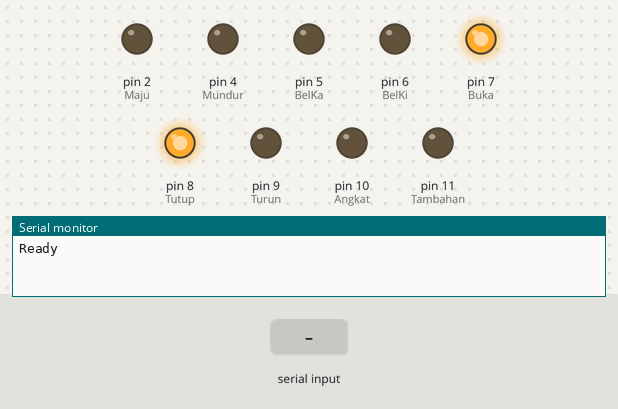
The sketch below on a simulated Arduino Uno, built with avr-gcc and run on an emulated ATmega328P. Parts: output pins drawn as LEDs (lit = HIGH), the last lines printed to the serial monitor. The inputs (shaded band) are chosen by the test bench.

Above: at 1.2 s.
1.3 s: "kotakPress" received over the second serial link
At 2.5 s:
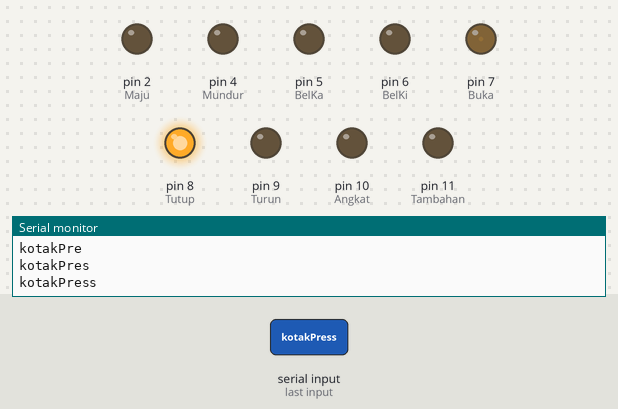
2.8 s: "atasPress" received over Serial
Timing chart, 0 to 12.8 s (numbered marks = the images above; inputs shaded):
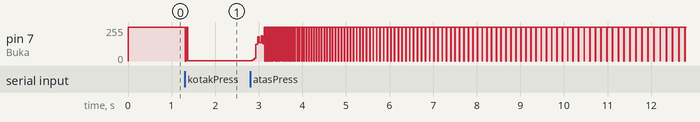

The sketch:

Transpoter_mode_case.ino
```cpp
#include <SoftwareSerial.h>
SoftwareSerial data(A0,A1); //RX, TX

#define Maju 2
#define Mundur 4
#define BelKa 5
#define BelKi 6
#define Buka 7
#define Tutup 8
#define Turun 9
#define Angkat 10
#define Tambahan 11
#define LSwitch 12

char dataread = '0';
char datalast;
String parsing;
String dataString;
boolean limits = 1;
unsigned long waktuS;
unsigned long waktuL1 = 0;
unsigned long waktuL2 = 0;
unsigned long waktuL3 = 0;

void setup() {
  pinMode(Maju, OUTPUT);
  pinMode(Mundur, OUTPUT);
  pinMode(BelKa, OUTPUT);
  pinMode(BelKi, OUTPUT);
  pinMode(Buka, OUTPUT);
  pinMode(Tutup, OUTPUT);
  pinMode(Turun, OUTPUT);
  pinMode(Angkat, OUTPUT);
  pinMode(Tambahan, OUTPUT);
  pinMode(LSwitch, INPUT_PULLUP);
  Serial.begin(9600);
  data.begin(9600);
  Serial.println("Ready");
  digitalWrite(Buka, 1);
  digitalWrite(Tutup, 1);
}

void loop(){
  waktuS = millis();
  if(waktuS - waktuL1 > 1){
    if(Serial.available() || data.available()){
      //dataread = Serial.read();
      //parsing = String(dataread)+ parsing;
      //Serial.println(dataread);
      datalast = data.read();
      parsing = parsing + String(datalast);
      Serial.println(parsing);
    }
    if (parsing == "atasPress"){
      dataread = 'a';
    }
    else if (parsing == "bawahPress"){
      dataread = 'b';
    }
    else if (parsing == "kananPress"){
      dataread = 'c';
    }
    else if (parsing == "kiriPress"){
      dataread = 'd';
    }
    else if (parsing == "kotakPress"){
      dataread = 'e';
    }
    else if (parsing == "segitigaPress"){
      dataread = 'f';
    }
    else if (parsing == "xPress"){
      dataread = 'g';
    }
    else if (parsing == "bunderPress"){
      dataread = 'h';
    }
    if (parsing == "atasPressatasRelease"
    || parsing == "bawahPressbawahRelease"
    || parsing == "kananPresskananRelease"
    || parsing == "kiriPresskiriRelease"
    || parsing == "kotakPresskotakRelease"
    || parsing == "segitigaPresssegitigaRelease"
    || parsing == "xPressxRelease"
    || parsing == "bunderPressbunderRelease"){
      dataread = '0';
      parsing = "";
    }
  }
  if(waktuS - waktuL2 > 1){
    waktuL2 = waktuS;
    switch (dataread){
      case 'a':
        digitalWrite(Maju, 1);
        break;
      case 'b':
        digitalWrite(Mundur, 1);
        break;
      case 'c':
        digitalWrite(BelKa, 1);
        break;
      case 'd':
        digitalWrite(BelKi, 1);
        break;
      case 'e':
        digitalWrite(Buka, 0);
        delay(10);
        digitalWrite(Buka, 1);
        break;
      case 'f':
        digitalWrite(Tutup, 0);
        delay(10);
        digitalWrite(Tutup, 1);
        break;
      case 'g':
        digitalWrite(Turun, 1);
        delay(10);
        digitalWrite(Turun, 0);
        break;
      case 'h':
        digitalWrite(Angkat, 1);
        delay(10);
        digitalWrite(Angkat, 0);
        break;
      case 'i':
        digitalWrite(Tambahan, 1);
        break;
      default:
        digitalWrite(Maju, 0);
        digitalWrite(Mundur, 0);
        digitalWrite(BelKa, 0);
        digitalWrite(BelKi, 0);
        digitalWrite(Buka, 1);
        digitalWrite(Tutup, 1);
        digitalWrite(Turun, 0);
        digitalWrite(Angkat, 0);
        digitalWrite(Tambahan, 0);
        break;
    }
  }
}
```

Measured:
- after the input at 1.3 s, pin 7 (Buka): 255/255 → 2/255 at once
